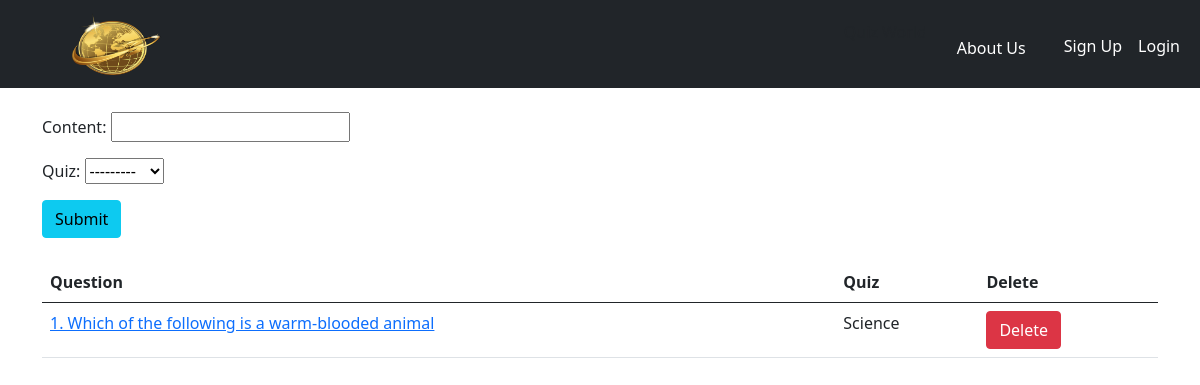
Page /add_question/ on the committed database.
### quiz/models.py (models this page shows, shortened)
class Question(models.Model):
    content = models.CharField(max_length=200)
    quiz = models.ForeignKey(Quiz, on_delete=models.CASCADE)

class Quiz(models.Model):
    name = models.CharField(max_length=50)
    desc = models.CharField(max_length=500)
    number_of_questions = models.IntegerField(default=1)
    time = models.IntegerField(help_text="Duration of the quiz in seconds", default="1")
    def __str__(self):
        return self.name

### quiz/views.py (the view)
# urls.py: path('add_question/', views.add_question, name='add_question'),
def add_question(request):
    questions = Question.objects.all()
    questions = Question.objects.filter().order_by('-id')
    if request.method == "POST":
        form = QuestionForm(request.POST)
        if form.is_valid():
            form.save()
            return render(request, "add_question.html")
    else:
        form = QuestionForm()
    return render(request, "add_question.html", {'form': form, 'questions': questions})

### quiz/forms.py
class QuestionForm(forms.ModelForm):
    class Meta:
        model = Question
        fields = ('content', 'quiz')

### quiz/Templates/add_question.html (shortened to what this page needs)
{% extends 'base.html' %}
{% block body %}
<div class="container mt-4">
  <form action="/add_question/" method="POST"> {% csrf_token %}
    {{ form.as_p }}
    <button type="submit" class="btn btn-info">Submit</button>
  </form>
  <br>
  <table class="table">
    <thead>
      <tr>
        <th>Question</th>
        <th>Quiz</th>
        <th>Delete</th>
      </tr>
    </thead>
    {% for question in questions %}
    <tr>
      <td><a href="/add_options/{{question.id}}/">{{question.content}}</a></td>
      <td>{{question.quiz}}</td>
      <td><a href="/delete_question/{{question.id}}/" class="btn btn-danger">Delete</a></td>
    </tr>
    {% endfor %}
  </table>
</div>
{% endblock %}

### rows in the picture
Question: content "1. Which of the following is a warm-blooded animal", quiz "Science"
